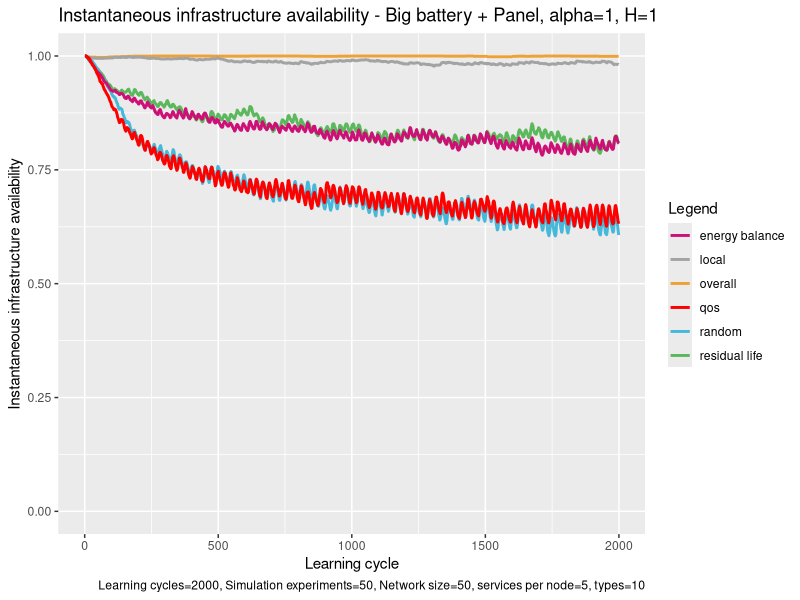

This figure's R source:
# execute all lines: ctrl + shift + enter

library(ggplot2)

# set working directory here
setwd(dirname(rstudioapi::getSourceEditorContext()$path))

overall <- read.table("exp_assembly_overall_energy_template.txt", 
                      header = F,
                      sep = " ",
                      col.names= c("overallx", "overally")
)

random <- read.table("exp_assembly_random.txt", 
                     header = F,
                     sep = " ",
                     col.names= c("randomx", "randomy")
)

res <- read.table("exp_assembly_residual_life_template.txt", 
                  header = F,
                  sep = " ",
                  col.names= c("resx","resy")
)

local <- read.table("exp_assembly_local_energy_template.txt", 
                    header = F,
                    sep = " ",
                    col.names= c("locx","locy")
)

learning <- read.table("exp_assembly_fair_energyBP.txt", 
                          header = F,
                          sep = " ",
                          col.names= c("enx","eny")
)

qos <- read.table("exp_assembly_QoS.txt", 
                       header = F,
                       sep = " ",
                       col.names= c("qosx","qosy")
)


overall_x <- overall$overallx
overall_y <- overall$overally

random_y <- random$randomy
res_y <- res$resy
local_y <- local$locy
energyAware_y <- learning$eny
qos_y <- qos$qosy

head(overall)

colors <- c("overall" = "#EEA236", "residual life" = "#5CB85C", "random" = "#46B8DA", "local"="gray64", "energy balance"="deeppink3", "qos"="#FF0000")

ggplot(data=local, aes(x=overall_x, col = group)) + 
  
  geom_line(aes(y = overall_y, color = "overall"), size = 1) +
  geom_line(aes(y = res_y, color = "residual life"), size = 1) +
  geom_line(aes(y = random_y, color = "random"), size = 1) +
  geom_line(aes(y = local_y, color = "local"), size = 1) +
  geom_line(aes(y = energyAware_y, color = "energy balance"), size = 1) +
  geom_line(aes(y = qos_y, color = "qos"), size = 1) +
  ylim(0, 1.0) +
  
  labs(x = "Learning cycle",
       y = "Instantaneous infrastructure availability",
       color = "Legend",
       title = "Instantaneous infrastructure availability - Big battery + Panel, alpha=1, H=1", 
       caption = "Learning cycles=2000, Simulation experiments=50, Network size=50, services per node=5, types=10") +
  
  scale_color_manual(values = colors)
